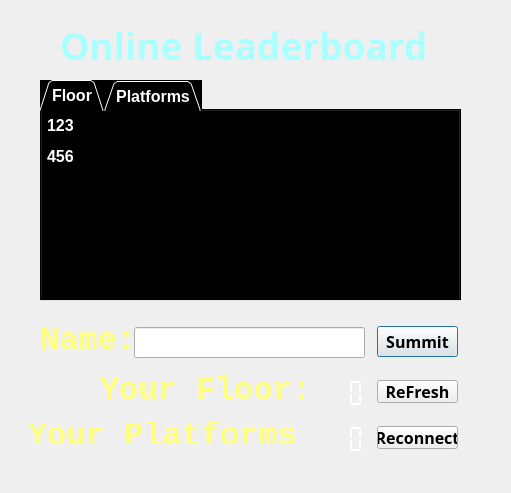
<?xml version="1.0" encoding="UTF-8"?>
<ui version="4.0">
 <class>Leaderboard</class>
 <widget class="QDialog" name="Leaderboard">
  <property name="windowModality">
   <enum>Qt::ApplicationModal</enum>
  </property>
  <property name="geometry">
   <rect>
    <x>0</x>
    <y>0</y>
    <width>511</width>
    <height>493</height>
   </rect>
  </property>
  <property name="focusPolicy">
   <enum>Qt::WheelFocus</enum>
  </property>
  <property name="windowTitle">
   <string>Leaderboard</string>
  </property>
  <property name="windowIcon">
   <iconset resource="Resourses.qrc">
    <normaloff>:/Character/Resources/lolita/icon.png</normaloff>:/Character/Resources/lolita/icon.png</iconset>
  </property>
  <property name="sizeGripEnabled">
   <bool>false</bool>
  </property>
  <property name="modal">
   <bool>true</bool>
  </property>
  <widget class="QLabel" name="label">
   <property name="geometry">
    <rect>
     <x>0</x>
     <y>0</y>
     <width>510</width>
     <height>500</height>
    </rect>
   </property>
   <property name="minimumSize">
    <size>
     <width>510</width>
     <height>500</height>
    </size>
   </property>
   <property name="maximumSize">
    <size>
     <width>510</width>
     <height>500</height>
    </size>
   </property>
   <property name="pixmap">
    <pixmap resource="Resourses.qrc">:/Background/Resources/leader.png</pixmap>
   </property>
   <property name="scaledContents">
    <bool>true</bool>
   </property>
  </widget>
  <widget class="QTabWidget" name="TabShow">
   <property name="geometry">
    <rect>
     <x>40</x>
     <y>80</y>
     <width>421</width>
     <height>221</height>
    </rect>
   </property>
   <property name="palette">
    <palette>
     <active>
      <colorrole role="WindowText">
       <brush brushstyle="SolidPattern">
        <color alpha="255">
         <red>255</red>
         <green>255</green>
         <blue>255</blue>
        </color>
       </brush>
      </colorrole>
      <colorrole role="Button">
       <brush brushstyle="SolidPattern">
        <color alpha="255">
         <red>0</red>
         <green>0</green>
         <blue>0</blue>
        </color>
       </brush>
      </colorrole>
      <colorrole role="Midlight">
       <brush brushstyle="SolidPattern">
        <color alpha="255">
         <red>0</red>
         <green>0</green>
         <blue>0</blue>
        </color>
       </brush>
      </colorrole>
      <colorrole role="Dark">
       <brush brushstyle="SolidPattern">
        <color alpha="255">
         <red>0</red>
         <green>0</green>
         <blue>0</blue>
        </color>
       </brush>
      </colorrole>
      <colorrole role="Mid">
       <brush brushstyle="SolidPattern">
        <color alpha="255">
         <red>0</red>
         <green>0</green>
         <blue>0</blue>
        </color>
       </brush>
      </colorrole>
      <colorrole role="Text">
       <brush brushstyle="SolidPattern">
        <color alpha="255">
         <red>255</red>
         <green>255</green>
         <blue>255</blue>
        </color>
       </brush>
      </colorrole>
      <colorrole role="ButtonText">
       <brush brushstyle="SolidPattern">
        <color alpha="255">
         <red>255</red>
         <green>255</green>
         <blue>255</blue>
        </color>
       </brush>
      </colorrole>
      <colorrole role="Base">
       <brush brushstyle="SolidPattern">
        <color alpha="255">
         <red>0</red>
         <green>0</green>
         <blue>0</blue>
        </color>
       </brush>
      </colorrole>
      <colorrole role="Window">
       <brush brushstyle="SolidPattern">
        <color alpha="255">
         <red>0</red>
         <green>0</green>
         <blue>0</blue>
        </color>
       </brush>
      </colorrole>
      <colorrole role="Shadow">
       <brush brushstyle="SolidPattern">
        <color alpha="255">
         <red>0</red>
         <green>0</green>
         <blue>0</blue>
        </color>
       </brush>
      </colorrole>
      <colorrole role="Highlight">
       <brush brushstyle="SolidPattern">
        <color alpha="255">
         <red>0</red>
         <green>0</green>
         <blue>127</blue>
        </color>
       </brush>
      </colorrole>
     </active>
     <inactive>
      <colorrole role="WindowText">
       <brush brushstyle="SolidPattern">
        <color alpha="255">
         <red>255</red>
         <green>255</green>
         <blue>255</blue>
        </color>
       </brush>
      </colorrole>
      <colorrole role="Button">
       <brush brushstyle="SolidPattern">
        <color alpha="255">
         <red>0</red>
         <green>0</green>
         <blue>0</blue>
        </color>
       </brush>
      </colorrole>
      <colorrole role="Midlight">
       <brush brushstyle="SolidPattern">
        <color alpha="255">
         <red>0</red>
         <green>0</green>
         <blue>0</blue>
        </color>
       </brush>
      </colorrole>
      <colorrole role="Dark">
       <brush brushstyle="SolidPattern">
        <color alpha="255">
         <red>0</red>
         <green>0</green>
         <blue>0</blue>
        </color>
       </brush>
      </colorrole>
      <colorrole role="Mid">
       <brush brushstyle="SolidPattern">
        <color alpha="255">
         <red>0</red>
         <green>0</green>
         <blue>0</blue>
        </color>
       </brush>
      </colorrole>
      <colorrole role="Text">
       <brush brushstyle="SolidPattern">
        <color alpha="255">
         <red>255</red>
         <green>255</green>
         <blue>255</blue>
        </color>
       </brush>
      </colorrole>
      <colorrole role="ButtonText">
       <brush brushstyle="SolidPattern">
        <color alpha="255">
         <red>255</red>
         <green>255</green>
         <blue>255</blue>
        </color>
       </brush>
      </colorrole>
      <colorrole role="Base">
       <brush brushstyle="SolidPattern">
        <color alpha="255">
         <red>0</red>
         <green>0</green>
         <blue>0</blue>
        </color>
       </brush>
      </colorrole>
      <colorrole role="Window">
       <brush brushstyle="SolidPattern">
        <color alpha="255">
         <red>0</red>
         <green>0</green>
         <blue>0</blue>
        </color>
       </brush>
      </colorrole>
      <colorrole role="Shadow">
       <brush brushstyle="SolidPattern">
        <color alpha="255">
         <red>0</red>
         <green>0</green>
         <blue>0</blue>
        </color>
       </brush>
      </colorrole>
      <colorrole role="Highlight">
       <brush brushstyle="SolidPattern">
        <color alpha="255">
         <red>0</red>
         <green>0</green>
         <blue>127</blue>
        </color>
       </brush>
      </colorrole>
     </inactive>
     <disabled>
      <colorrole role="WindowText">
       <brush brushstyle="SolidPattern">
        <color alpha="255">
         <red>255</red>
         <green>255</green>
         <blue>255</blue>
        </color>
       </brush>
      </colorrole>
      <colorrole role="Button">
       <brush brushstyle="SolidPattern">
        <color alpha="255">
         <red>0</red>
         <green>0</green>
         <blue>0</blue>
        </color>
       </brush>
      </colorrole>
      <colorrole role="Midlight">
       <brush brushstyle="SolidPattern">
        <color alpha="255">
         <red>0</red>
         <green>0</green>
         <blue>0</blue>
        </color>
       </brush>
      </colorrole>
      <colorrole role="Dark">
       <brush brushstyle="SolidPattern">
        <color alpha="255">
         <red>0</red>
         <green>0</green>
         <blue>0</blue>
        </color>
       </brush>
      </colorrole>
      <colorrole role="Mid">
       <brush brushstyle="SolidPattern">
        <color alpha="255">
         <red>0</red>
         <green>0</green>
         <blue>0</blue>
        </color>
       </brush>
      </colorrole>
      <colorrole role="Text">
       <brush brushstyle="SolidPattern">
        <color alpha="255">
         <red>255</red>
         <green>255</green>
         <blue>255</blue>
        </color>
       </brush>
      </colorrole>
      <colorrole role="ButtonText">
       <brush brushstyle="SolidPattern">
        <color alpha="255">
         <red>255</red>
         <green>255</green>
         <blue>255</blue>
        </color>
       </brush>
      </colorrole>
      <colorrole role="Base">
       <brush brushstyle="SolidPattern">
        <color alpha="255">
         <red>0</red>
         <green>0</green>
         <blue>0</blue>
        </color>
       </brush>
      </colorrole>
      <colorrole role="Window">
       <brush brushstyle="SolidPattern">
        <color alpha="255">
         <red>0</red>
         <green>0</green>
         <blue>0</blue>
        </color>
       </brush>
      </colorrole>
      <colorrole role="Shadow">
       <brush brushstyle="SolidPattern">
        <color alpha="255">
         <red>0</red>
         <green>0</green>
         <blue>0</blue>
        </color>
       </brush>
      </colorrole>
      <colorrole role="Highlight">
       <brush brushstyle="SolidPattern">
        <color alpha="255">
         <red>0</red>
         <green>0</green>
         <blue>127</blue>
        </color>
       </brush>
      </colorrole>
     </disabled>
    </palette>
   </property>
   <property name="font">
    <font>
     <family>Arial</family>
     <pointsize>12</pointsize>
     <weight>75</weight>
     <bold>true</bold>
    </font>
   </property>
   <property name="autoFillBackground">
    <bool>false</bool>
   </property>
   <property name="styleSheet">
    <string notr="true">background-color: rgb(0, 0, 0);
selection-background-color: rgb(0, 0, 127);
color: rgb(255, 255, 255);</string>
   </property>
   <property name="tabPosition">
    <enum>QTabWidget::North</enum>
   </property>
   <property name="tabShape">
    <enum>QTabWidget::Triangular</enum>
   </property>
   <property name="currentIndex">
    <number>0</number>
   </property>
   <widget class="QWidget" name="FloorTab">
    <attribute name="title">
     <string>Floor</string>
    </attribute>
    <widget class="QTextBrowser" name="FloorText">
     <property name="geometry">
      <rect>
       <x>0</x>
       <y>0</y>
       <width>421</width>
       <height>231</height>
      </rect>
     </property>
     <property name="font">
      <font>
       <family>Arial</family>
       <pointsize>12</pointsize>
       <weight>75</weight>
       <bold>true</bold>
      </font>
     </property>
     <property name="html">
      <string>&lt;!DOCTYPE HTML PUBLIC &quot;-//W3C//DTD HTML 4.0//EN&quot; &quot;http://www.w3.org/TR/REC-html40/strict.dtd&quot;&gt;
&lt;html&gt;&lt;head&gt;&lt;meta name=&quot;qrichtext&quot; content=&quot;1&quot; /&gt;&lt;style type=&quot;text/css&quot;&gt;
p, li { white-space: pre-wrap; }
&lt;/style&gt;&lt;/head&gt;&lt;body style=&quot; font-family:'Arial'; font-size:12pt; font-weight:600; font-style:normal;&quot;&gt;
&lt;p style=&quot; margin-top:12px; margin-bottom:12px; margin-left:0px; margin-right:0px; -qt-block-indent:0; text-indent:0px;&quot;&gt;&lt;span style=&quot; color:#ffffff;&quot;&gt;123&lt;/span&gt;&lt;/p&gt;
&lt;p style=&quot; margin-top:12px; margin-bottom:12px; margin-left:0px; margin-right:0px; -qt-block-indent:0; text-indent:0px;&quot;&gt;&lt;span style=&quot; color:#ffffff;&quot;&gt;456&lt;/span&gt;&lt;/p&gt;&lt;/body&gt;&lt;/html&gt;</string>
     </property>
     <property name="overwriteMode">
      <bool>false</bool>
     </property>
    </widget>
   </widget>
   <widget class="QWidget" name="PlatformTab">
    <attribute name="title">
     <string>Platforms</string>
    </attribute>
    <widget class="QTextBrowser" name="PlatformText">
     <property name="geometry">
      <rect>
       <x>0</x>
       <y>0</y>
       <width>421</width>
       <height>231</height>
      </rect>
     </property>
     <property name="font">
      <font>
       <family>Arial</family>
       <pointsize>12</pointsize>
       <weight>75</weight>
       <bold>true</bold>
      </font>
     </property>
     <property name="html">
      <string>&lt;!DOCTYPE HTML PUBLIC &quot;-//W3C//DTD HTML 4.0//EN&quot; &quot;http://www.w3.org/TR/REC-html40/strict.dtd&quot;&gt;
&lt;html&gt;&lt;head&gt;&lt;meta name=&quot;qrichtext&quot; content=&quot;1&quot; /&gt;&lt;style type=&quot;text/css&quot;&gt;
p, li { white-space: pre-wrap; }
&lt;/style&gt;&lt;/head&gt;&lt;body style=&quot; font-family:'Arial'; font-size:12pt; font-weight:600; font-style:normal;&quot;&gt;
&lt;p style=&quot; margin-top:12px; margin-bottom:12px; margin-left:0px; margin-right:0px; -qt-block-indent:0; text-indent:0px;&quot;&gt;&lt;span style=&quot; color:#ffffff;&quot;&gt;123&lt;/span&gt;&lt;/p&gt;
&lt;p style=&quot; margin-top:12px; margin-bottom:12px; margin-left:0px; margin-right:0px; -qt-block-indent:0; text-indent:0px;&quot;&gt;&lt;span style=&quot; color:#ffffff;&quot;&gt;456&lt;/span&gt;&lt;/p&gt;&lt;/body&gt;&lt;/html&gt;</string>
     </property>
     <property name="overwriteMode">
      <bool>false</bool>
     </property>
    </widget>
   </widget>
  </widget>
  <widget class="QLabel" name="label_2">
   <property name="geometry">
    <rect>
     <x>60</x>
     <y>20</y>
     <width>381</width>
     <height>51</height>
    </rect>
   </property>
   <property name="font">
    <font>
     <family>Meiryo</family>
     <weight>75</weight>
     <bold>true</bold>
    </font>
   </property>
   <property name="text">
    <string>&lt;html&gt;&lt;head/&gt;&lt;body&gt;&lt;p&gt;&lt;span style=&quot; font-size:28pt; color:#aaffff;&quot;&gt;Online Leaderboard&lt;/span&gt;&lt;/p&gt;&lt;/body&gt;&lt;/html&gt;</string>
   </property>
  </widget>
  <widget class="QLabel" name="label_3">
   <property name="geometry">
    <rect>
     <x>28</x>
     <y>405</y>
     <width>273</width>
     <height>61</height>
    </rect>
   </property>
   <property name="font">
    <font>
     <family>Consolas</family>
     <weight>75</weight>
     <bold>true</bold>
    </font>
   </property>
   <property name="text">
    <string>&lt;html&gt;&lt;head/&gt;&lt;body&gt;&lt;p&gt;&lt;span style=&quot; font-size:24pt; color:#ffff7f;&quot;&gt;Your Platforms:&lt;/span&gt;&lt;/p&gt;&lt;/body&gt;&lt;/html&gt;</string>
   </property>
  </widget>
  <widget class="QLabel" name="label_4">
   <property name="geometry">
    <rect>
     <x>100</x>
     <y>360</y>
     <width>211</width>
     <height>61</height>
    </rect>
   </property>
   <property name="font">
    <font>
     <family>Consolas</family>
     <weight>75</weight>
     <bold>true</bold>
    </font>
   </property>
   <property name="text">
    <string>&lt;html&gt;&lt;head/&gt;&lt;body&gt;&lt;p&gt;&lt;span style=&quot; font-size:24pt; color:#ffff7f;&quot;&gt;Your Floor:&lt;/span&gt;&lt;/p&gt;&lt;/body&gt;&lt;/html&gt;</string>
   </property>
  </widget>
  <widget class="QLineEdit" name="NameEdit">
   <property name="geometry">
    <rect>
     <x>134</x>
     <y>327</y>
     <width>231</width>
     <height>31</height>
    </rect>
   </property>
  </widget>
  <widget class="QLabel" name="label_5">
   <property name="geometry">
    <rect>
     <x>40</x>
     <y>310</y>
     <width>91</width>
     <height>61</height>
    </rect>
   </property>
   <property name="font">
    <font>
     <family>Consolas</family>
     <weight>75</weight>
     <bold>true</bold>
    </font>
   </property>
   <property name="text">
    <string>&lt;html&gt;&lt;head/&gt;&lt;body&gt;&lt;p&gt;&lt;span style=&quot; font-size:24pt; color:#ffff7f;&quot;&gt;Name:&lt;/span&gt;&lt;/p&gt;&lt;/body&gt;&lt;/html&gt;</string>
   </property>
  </widget>
  <widget class="QPushButton" name="SummitButton">
   <property name="geometry">
    <rect>
     <x>377</x>
     <y>326</y>
     <width>81</width>
     <height>31</height>
    </rect>
   </property>
   <property name="font">
    <font>
     <family>Corbel</family>
     <pointsize>12</pointsize>
     <weight>75</weight>
     <bold>true</bold>
    </font>
   </property>
   <property name="text">
    <string>Summit</string>
   </property>
  </widget>
  <widget class="QLCDNumber" name="FloorLCD">
   <property name="geometry">
    <rect>
     <x>307</x>
     <y>378</y>
     <width>71</width>
     <height>31</height>
    </rect>
   </property>
   <property name="palette">
    <palette>
     <active>
      <colorrole role="WindowText">
       <brush brushstyle="SolidPattern">
        <color alpha="255">
         <red>255</red>
         <green>255</green>
         <blue>255</blue>
        </color>
       </brush>
      </colorrole>
      <colorrole role="Button">
       <brush brushstyle="SolidPattern">
        <color alpha="255">
         <red>255</red>
         <green>255</green>
         <blue>255</blue>
        </color>
       </brush>
      </colorrole>
      <colorrole role="Light">
       <brush brushstyle="SolidPattern">
        <color alpha="255">
         <red>255</red>
         <green>255</green>
         <blue>255</blue>
        </color>
       </brush>
      </colorrole>
      <colorrole role="Midlight">
       <brush brushstyle="SolidPattern">
        <color alpha="255">
         <red>255</red>
         <green>255</green>
         <blue>255</blue>
        </color>
       </brush>
      </colorrole>
      <colorrole role="Dark">
       <brush brushstyle="SolidPattern">
        <color alpha="255">
         <red>127</red>
         <green>127</green>
         <blue>127</blue>
        </color>
       </brush>
      </colorrole>
      <colorrole role="Mid">
       <brush brushstyle="SolidPattern">
        <color alpha="255">
         <red>170</red>
         <green>170</green>
         <blue>170</blue>
        </color>
       </brush>
      </colorrole>
      <colorrole role="Text">
       <brush brushstyle="SolidPattern">
        <color alpha="255">
         <red>255</red>
         <green>255</green>
         <blue>255</blue>
        </color>
       </brush>
      </colorrole>
      <colorrole role="BrightText">
       <brush brushstyle="SolidPattern">
        <color alpha="255">
         <red>255</red>
         <green>255</green>
         <blue>255</blue>
        </color>
       </brush>
      </colorrole>
      <colorrole role="ButtonText">
       <brush brushstyle="SolidPattern">
        <color alpha="255">
         <red>255</red>
         <green>255</green>
         <blue>255</blue>
        </color>
       </brush>
      </colorrole>
      <colorrole role="Base">
       <brush brushstyle="SolidPattern">
        <color alpha="255">
         <red>255</red>
         <green>255</green>
         <blue>255</blue>
        </color>
       </brush>
      </colorrole>
      <colorrole role="Window">
       <brush brushstyle="SolidPattern">
        <color alpha="255">
         <red>255</red>
         <green>255</green>
         <blue>255</blue>
        </color>
       </brush>
      </colorrole>
      <colorrole role="Shadow">
       <brush brushstyle="SolidPattern">
        <color alpha="255">
         <red>255</red>
         <green>255</green>
         <blue>255</blue>
        </color>
       </brush>
      </colorrole>
      <colorrole role="AlternateBase">
       <brush brushstyle="SolidPattern">
        <color alpha="255">
         <red>255</red>
         <green>255</green>
         <blue>255</blue>
        </color>
       </brush>
      </colorrole>
      <colorrole role="ToolTipBase">
       <brush brushstyle="SolidPattern">
        <color alpha="255">
         <red>255</red>
         <green>255</green>
         <blue>220</blue>
        </color>
       </brush>
      </colorrole>
      <colorrole role="ToolTipText">
       <brush brushstyle="SolidPattern">
        <color alpha="255">
         <red>0</red>
         <green>0</green>
         <blue>0</blue>
        </color>
       </brush>
      </colorrole>
     </active>
     <inactive>
      <colorrole role="WindowText">
       <brush brushstyle="SolidPattern">
        <color alpha="255">
         <red>255</red>
         <green>255</green>
         <blue>255</blue>
        </color>
       </brush>
      </colorrole>
      <colorrole role="Button">
       <brush brushstyle="SolidPattern">
        <color alpha="255">
         <red>255</red>
         <green>255</green>
         <blue>255</blue>
        </color>
       </brush>
      </colorrole>
      <colorrole role="Light">
       <brush brushstyle="SolidPattern">
        <color alpha="255">
         <red>255</red>
         <green>255</green>
         <blue>255</blue>
        </color>
       </brush>
      </colorrole>
      <colorrole role="Midlight">
       <brush brushstyle="SolidPattern">
        <color alpha="255">
         <red>255</red>
         <green>255</green>
         <blue>255</blue>
        </color>
       </brush>
      </colorrole>
      <colorrole role="Dark">
       <brush brushstyle="SolidPattern">
        <color alpha="255">
         <red>127</red>
         <green>127</green>
         <blue>127</blue>
        </color>
       </brush>
      </colorrole>
      <colorrole role="Mid">
       <brush brushstyle="SolidPattern">
        <color alpha="255">
         <red>170</red>
         <green>170</green>
         <blue>170</blue>
        </color>
       </brush>
      </colorrole>
      <colorrole role="Text">
       <brush brushstyle="SolidPattern">
        <color alpha="255">
         <red>255</red>
         <green>255</green>
         <blue>255</blue>
        </color>
       </brush>
      </colorrole>
      <colorrole role="BrightText">
       <brush brushstyle="SolidPattern">
        <color alpha="255">
         <red>255</red>
         <green>255</green>
         <blue>255</blue>
        </color>
       </brush>
      </colorrole>
      <colorrole role="ButtonText">
       <brush brushstyle="SolidPattern">
        <color alpha="255">
         <red>255</red>
         <green>255</green>
         <blue>255</blue>
        </color>
       </brush>
      </colorrole>
      <colorrole role="Base">
       <brush brushstyle="SolidPattern">
        <color alpha="255">
         <red>255</red>
         <green>255</green>
         <blue>255</blue>
        </color>
       </brush>
      </colorrole>
      <colorrole role="Window">
       <brush brushstyle="SolidPattern">
        <color alpha="255">
         <red>255</red>
         <green>255</green>
         <blue>255</blue>
        </color>
       </brush>
      </colorrole>
      <colorrole role="Shadow">
       <brush brushstyle="SolidPattern">
        <color alpha="255">
         <red>255</red>
         <green>255</green>
         <blue>255</blue>
        </color>
       </brush>
      </colorrole>
      <colorrole role="AlternateBase">
       <brush brushstyle="SolidPattern">
        <color alpha="255">
         <red>255</red>
         <green>255</green>
         <blue>255</blue>
        </color>
       </brush>
      </colorrole>
      <colorrole role="ToolTipBase">
       <brush brushstyle="SolidPattern">
        <color alpha="255">
         <red>255</red>
         <green>255</green>
         <blue>220</blue>
        </color>
       </brush>
      </colorrole>
      <colorrole role="ToolTipText">
       <brush brushstyle="SolidPattern">
        <color alpha="255">
         <red>0</red>
         <green>0</green>
         <blue>0</blue>
        </color>
       </brush>
      </colorrole>
     </inactive>
     <disabled>
      <colorrole role="WindowText">
       <brush brushstyle="SolidPattern">
        <color alpha="255">
         <red>127</red>
         <green>127</green>
         <blue>127</blue>
        </color>
       </brush>
      </colorrole>
      <colorrole role="Button">
       <brush brushstyle="SolidPattern">
        <color alpha="255">
         <red>255</red>
         <green>255</green>
         <blue>255</blue>
        </color>
       </brush>
      </colorrole>
      <colorrole role="Light">
       <brush brushstyle="SolidPattern">
        <color alpha="255">
         <red>255</red>
         <green>255</green>
         <blue>255</blue>
        </color>
       </brush>
      </colorrole>
      <colorrole role="Midlight">
       <brush brushstyle="SolidPattern">
        <color alpha="255">
         <red>255</red>
         <green>255</green>
         <blue>255</blue>
        </color>
       </brush>
      </colorrole>
      <colorrole role="Dark">
       <brush brushstyle="SolidPattern">
        <color alpha="255">
         <red>127</red>
         <green>127</green>
         <blue>127</blue>
        </color>
       </brush>
      </colorrole>
      <colorrole role="Mid">
       <brush brushstyle="SolidPattern">
        <color alpha="255">
         <red>170</red>
         <green>170</green>
         <blue>170</blue>
        </color>
       </brush>
      </colorrole>
      <colorrole role="Text">
       <brush brushstyle="SolidPattern">
        <color alpha="255">
         <red>127</red>
         <green>127</green>
         <blue>127</blue>
        </color>
       </brush>
      </colorrole>
      <colorrole role="BrightText">
       <brush brushstyle="SolidPattern">
        <color alpha="255">
         <red>255</red>
         <green>255</green>
         <blue>255</blue>
        </color>
       </brush>
      </colorrole>
      <colorrole role="ButtonText">
       <brush brushstyle="SolidPattern">
        <color alpha="255">
         <red>127</red>
         <green>127</green>
         <blue>127</blue>
        </color>
       </brush>
      </colorrole>
      <colorrole role="Base">
       <brush brushstyle="SolidPattern">
        <color alpha="255">
         <red>255</red>
         <green>255</green>
         <blue>255</blue>
        </color>
       </brush>
      </colorrole>
      <colorrole role="Window">
       <brush brushstyle="SolidPattern">
        <color alpha="255">
         <red>255</red>
         <green>255</green>
         <blue>255</blue>
        </color>
       </brush>
      </colorrole>
      <colorrole role="Shadow">
       <brush brushstyle="SolidPattern">
        <color alpha="255">
         <red>255</red>
         <green>255</green>
         <blue>255</blue>
        </color>
       </brush>
      </colorrole>
      <colorrole role="AlternateBase">
       <brush brushstyle="SolidPattern">
        <color alpha="255">
         <red>255</red>
         <green>255</green>
         <blue>255</blue>
        </color>
       </brush>
      </colorrole>
      <colorrole role="ToolTipBase">
       <brush brushstyle="SolidPattern">
        <color alpha="255">
         <red>255</red>
         <green>255</green>
         <blue>220</blue>
        </color>
       </brush>
      </colorrole>
      <colorrole role="ToolTipText">
       <brush brushstyle="SolidPattern">
        <color alpha="255">
         <red>0</red>
         <green>0</green>
         <blue>0</blue>
        </color>
       </brush>
      </colorrole>
     </disabled>
    </palette>
   </property>
   <property name="layoutDirection">
    <enum>Qt::LeftToRight</enum>
   </property>
   <property name="frameShape">
    <enum>QFrame::NoFrame</enum>
   </property>
   <property name="lineWidth">
    <number>0</number>
   </property>
   <property name="digitCount">
    <number>3</number>
   </property>
   <property name="segmentStyle">
    <enum>QLCDNumber::Flat</enum>
   </property>
  </widget>
  <widget class="QLCDNumber" name="PlatformLCD">
   <property name="geometry">
    <rect>
     <x>300</x>
     <y>424</y>
     <width>71</width>
     <height>31</height>
    </rect>
   </property>
   <property name="palette">
    <palette>
     <active>
      <colorrole role="WindowText">
       <brush brushstyle="SolidPattern">
        <color alpha="255">
         <red>255</red>
         <green>255</green>
         <blue>255</blue>
        </color>
       </brush>
      </colorrole>
      <colorrole role="Button">
       <brush brushstyle="SolidPattern">
        <color alpha="255">
         <red>255</red>
         <green>255</green>
         <blue>255</blue>
        </color>
       </brush>
      </colorrole>
      <colorrole role="Light">
       <brush brushstyle="SolidPattern">
        <color alpha="255">
         <red>255</red>
         <green>255</green>
         <blue>255</blue>
        </color>
       </brush>
      </colorrole>
      <colorrole role="Midlight">
       <brush brushstyle="SolidPattern">
        <color alpha="255">
         <red>255</red>
         <green>255</green>
         <blue>255</blue>
        </color>
       </brush>
      </colorrole>
      <colorrole role="Dark">
       <brush brushstyle="SolidPattern">
        <color alpha="255">
         <red>127</red>
         <green>127</green>
         <blue>127</blue>
        </color>
       </brush>
      </colorrole>
      <colorrole role="Mid">
       <brush brushstyle="SolidPattern">
        <color alpha="255">
         <red>170</red>
         <green>170</green>
         <blue>170</blue>
        </color>
       </brush>
      </colorrole>
      <colorrole role="Text">
       <brush brushstyle="SolidPattern">
        <color alpha="255">
         <red>255</red>
         <green>255</green>
         <blue>255</blue>
        </color>
       </brush>
      </colorrole>
      <colorrole role="BrightText">
       <brush brushstyle="SolidPattern">
        <color alpha="255">
         <red>255</red>
         <green>255</green>
         <blue>255</blue>
        </color>
       </brush>
      </colorrole>
      <colorrole role="ButtonText">
       <brush brushstyle="SolidPattern">
        <color alpha="255">
         <red>255</red>
         <green>255</green>
         <blue>255</blue>
        </color>
       </brush>
      </colorrole>
      <colorrole role="Base">
       <brush brushstyle="SolidPattern">
        <color alpha="255">
         <red>255</red>
         <green>255</green>
         <blue>255</blue>
        </color>
       </brush>
      </colorrole>
      <colorrole role="Window">
       <brush brushstyle="SolidPattern">
        <color alpha="255">
         <red>255</red>
         <green>255</green>
         <blue>255</blue>
        </color>
       </brush>
      </colorrole>
      <colorrole role="Shadow">
       <brush brushstyle="SolidPattern">
        <color alpha="255">
         <red>255</red>
         <green>255</green>
         <blue>255</blue>
        </color>
       </brush>
      </colorrole>
      <colorrole role="AlternateBase">
       <brush brushstyle="SolidPattern">
        <color alpha="255">
         <red>255</red>
         <green>255</green>
         <blue>255</blue>
        </color>
       </brush>
      </colorrole>
      <colorrole role="ToolTipBase">
       <brush brushstyle="SolidPattern">
        <color alpha="255">
         <red>255</red>
         <green>255</green>
         <blue>220</blue>
        </color>
       </brush>
      </colorrole>
      <colorrole role="ToolTipText">
       <brush brushstyle="SolidPattern">
        <color alpha="255">
         <red>0</red>
         <green>0</green>
         <blue>0</blue>
        </color>
       </brush>
      </colorrole>
     </active>
     <inactive>
      <colorrole role="WindowText">
       <brush brushstyle="SolidPattern">
        <color alpha="255">
         <red>255</red>
         <green>255</green>
         <blue>255</blue>
        </color>
       </brush>
      </colorrole>
      <colorrole role="Button">
       <brush brushstyle="SolidPattern">
        <color alpha="255">
         <red>255</red>
         <green>255</green>
         <blue>255</blue>
        </color>
       </brush>
      </colorrole>
      <colorrole role="Light">
       <brush brushstyle="SolidPattern">
        <color alpha="255">
         <red>255</red>
         <green>255</green>
         <blue>255</blue>
        </color>
       </brush>
      </colorrole>
      <colorrole role="Midlight">
       <brush brushstyle="SolidPattern">
        <color alpha="255">
         <red>255</red>
         <green>255</green>
         <blue>255</blue>
        </color>
       </brush>
      </colorrole>
      <colorrole role="Dark">
       <brush brushstyle="SolidPattern">
        <color alpha="255">
         <red>127</red>
         <green>127</green>
         <blue>127</blue>
        </color>
       </brush>
      </colorrole>
      <colorrole role="Mid">
       <brush brushstyle="SolidPattern">
        <color alpha="255">
         <red>170</red>
         <green>170</green>
         <blue>170</blue>
        </color>
       </brush>
      </colorrole>
      <colorrole role="Text">
       <brush brushstyle="SolidPattern">
        <color alpha="255">
         <red>255</red>
         <green>255</green>
         <blue>255</blue>
        </color>
       </brush>
      </colorrole>
      <colorrole role="BrightText">
       <brush brushstyle="SolidPattern">
        <color alpha="255">
         <red>255</red>
         <green>255</green>
         <blue>255</blue>
        </color>
       </brush>
      </colorrole>
      <colorrole role="ButtonText">
       <brush brushstyle="SolidPattern">
        <color alpha="255">
         <red>255</red>
         <green>255</green>
         <blue>255</blue>
        </color>
       </brush>
      </colorrole>
      <colorrole role="Base">
       <brush brushstyle="SolidPattern">
        <color alpha="255">
         <red>255</red>
         <green>255</green>
         <blue>255</blue>
        </color>
       </brush>
      </colorrole>
      <colorrole role="Window">
       <brush brushstyle="SolidPattern">
        <color alpha="255">
         <red>255</red>
         <green>255</green>
         <blue>255</blue>
        </color>
       </brush>
      </colorrole>
      <colorrole role="Shadow">
       <brush brushstyle="SolidPattern">
        <color alpha="255">
         <red>255</red>
         <green>255</green>
         <blue>255</blue>
        </color>
       </brush>
      </colorrole>
      <colorrole role="AlternateBase">
       <brush brushstyle="SolidPattern">
        <color alpha="255">
         <red>255</red>
         <green>255</green>
         <blue>255</blue>
        </color>
       </brush>
      </colorrole>
      <colorrole role="ToolTipBase">
       <brush brushstyle="SolidPattern">
        <color alpha="255">
         <red>255</red>
         <green>255</green>
         <blue>220</blue>
        </color>
       </brush>
      </colorrole>
      <colorrole role="ToolTipText">
       <brush brushstyle="SolidPattern">
        <color alpha="255">
         <red>0</red>
         <green>0</green>
         <blue>0</blue>
        </color>
       </brush>
      </colorrole>
     </inactive>
     <disabled>
      <colorrole role="WindowText">
       <brush brushstyle="SolidPattern">
        <color alpha="255">
         <red>127</red>
         <green>127</green>
         <blue>127</blue>
        </color>
       </brush>
      </colorrole>
      <colorrole role="Button">
       <brush brushstyle="SolidPattern">
        <color alpha="255">
         <red>255</red>
         <green>255</green>
         <blue>255</blue>
        </color>
       </brush>
      </colorrole>
      <colorrole role="Light">
       <brush brushstyle="SolidPattern">
        <color alpha="255">
         <red>255</red>
         <green>255</green>
         <blue>255</blue>
        </color>
       </brush>
      </colorrole>
      <colorrole role="Midlight">
       <brush brushstyle="SolidPattern">
        <color alpha="255">
         <red>255</red>
         <green>255</green>
         <blue>255</blue>
        </color>
       </brush>
      </colorrole>
      <colorrole role="Dark">
       <brush brushstyle="SolidPattern">
        <color alpha="255">
         <red>127</red>
         <green>127</green>
         <blue>127</blue>
        </color>
       </brush>
      </colorrole>
      <colorrole role="Mid">
       <brush brushstyle="SolidPattern">
        <color alpha="255">
         <red>170</red>
         <green>170</green>
         <blue>170</blue>
        </color>
       </brush>
      </colorrole>
      <colorrole role="Text">
       <brush brushstyle="SolidPattern">
        <color alpha="255">
         <red>127</red>
         <green>127</green>
         <blue>127</blue>
        </color>
       </brush>
      </colorrole>
      <colorrole role="BrightText">
       <brush brushstyle="SolidPattern">
        <color alpha="255">
         <red>255</red>
         <green>255</green>
         <blue>255</blue>
        </color>
       </brush>
      </colorrole>
      <colorrole role="ButtonText">
       <brush brushstyle="SolidPattern">
        <color alpha="255">
         <red>127</red>
         <green>127</green>
         <blue>127</blue>
        </color>
       </brush>
      </colorrole>
      <colorrole role="Base">
       <brush brushstyle="SolidPattern">
        <color alpha="255">
         <red>255</red>
         <green>255</green>
         <blue>255</blue>
        </color>
       </brush>
      </colorrole>
      <colorrole role="Window">
       <brush brushstyle="SolidPattern">
        <color alpha="255">
         <red>255</red>
         <green>255</green>
         <blue>255</blue>
        </color>
       </brush>
      </colorrole>
      <colorrole role="Shadow">
       <brush brushstyle="SolidPattern">
        <color alpha="255">
         <red>255</red>
         <green>255</green>
         <blue>255</blue>
        </color>
       </brush>
      </colorrole>
      <colorrole role="AlternateBase">
       <brush brushstyle="SolidPattern">
        <color alpha="255">
         <red>255</red>
         <green>255</green>
         <blue>255</blue>
        </color>
       </brush>
      </colorrole>
      <colorrole role="ToolTipBase">
       <brush brushstyle="SolidPattern">
        <color alpha="255">
         <red>255</red>
         <green>255</green>
         <blue>220</blue>
        </color>
       </brush>
      </colorrole>
      <colorrole role="ToolTipText">
       <brush brushstyle="SolidPattern">
        <color alpha="255">
         <red>0</red>
         <green>0</green>
         <blue>0</blue>
        </color>
       </brush>
      </colorrole>
     </disabled>
    </palette>
   </property>
   <property name="layoutDirection">
    <enum>Qt::LeftToRight</enum>
   </property>
   <property name="frameShape">
    <enum>QFrame::NoFrame</enum>
   </property>
   <property name="lineWidth">
    <number>0</number>
   </property>
   <property name="digitCount">
    <number>4</number>
   </property>
   <property name="segmentStyle">
    <enum>QLCDNumber::Flat</enum>
   </property>
  </widget>
  <widget class="QPushButton" name="reconnect">
   <property name="enabled">
    <bool>true</bool>
   </property>
   <property name="geometry">
    <rect>
     <x>377</x>
     <y>426</y>
     <width>81</width>
     <height>23</height>
    </rect>
   </property>
   <property name="font">
    <font>
     <family>Corbel</family>
     <pointsize>12</pointsize>
     <weight>75</weight>
     <bold>true</bold>
    </font>
   </property>
   <property name="text">
    <string>Reconnect</string>
   </property>
   <property name="autoRepeat">
    <bool>false</bool>
   </property>
   <property name="autoExclusive">
    <bool>false</bool>
   </property>
  </widget>
  <widget class="QPushButton" name="Refresh">
   <property name="geometry">
    <rect>
     <x>377</x>
     <y>380</y>
     <width>81</width>
     <height>23</height>
    </rect>
   </property>
   <property name="minimumSize">
    <size>
     <width>0</width>
     <height>0</height>
    </size>
   </property>
   <property name="font">
    <font>
     <family>Corbel</family>
     <pointsize>12</pointsize>
     <weight>75</weight>
     <bold>true</bold>
    </font>
   </property>
   <property name="text">
    <string>ReFresh</string>
   </property>
  </widget>
 </widget>
 <resources>
  <include location="Resourses.qrc"/>
 </resources>
 <connections/>
</ui>
